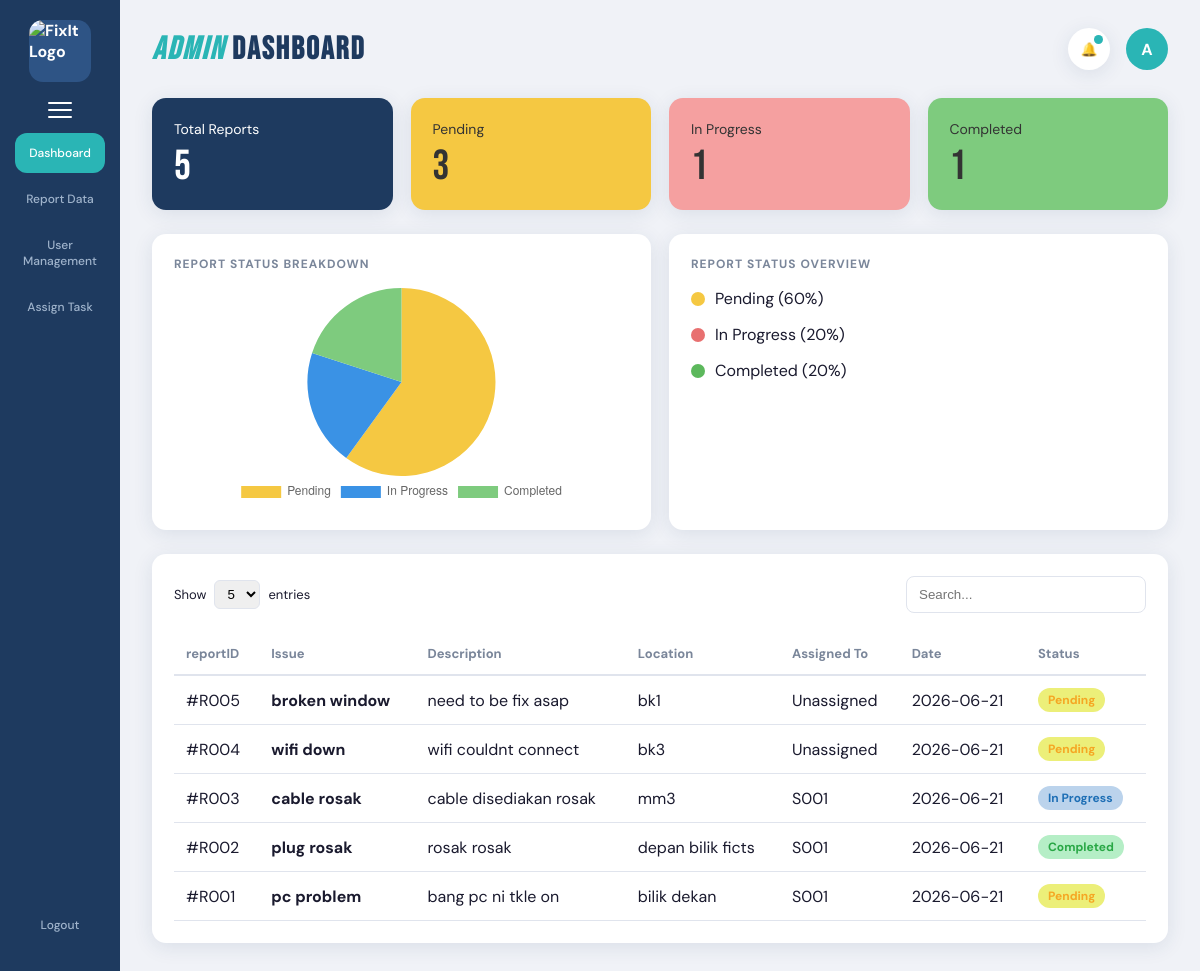
The app's page /dashboard.php (signed in), older data.
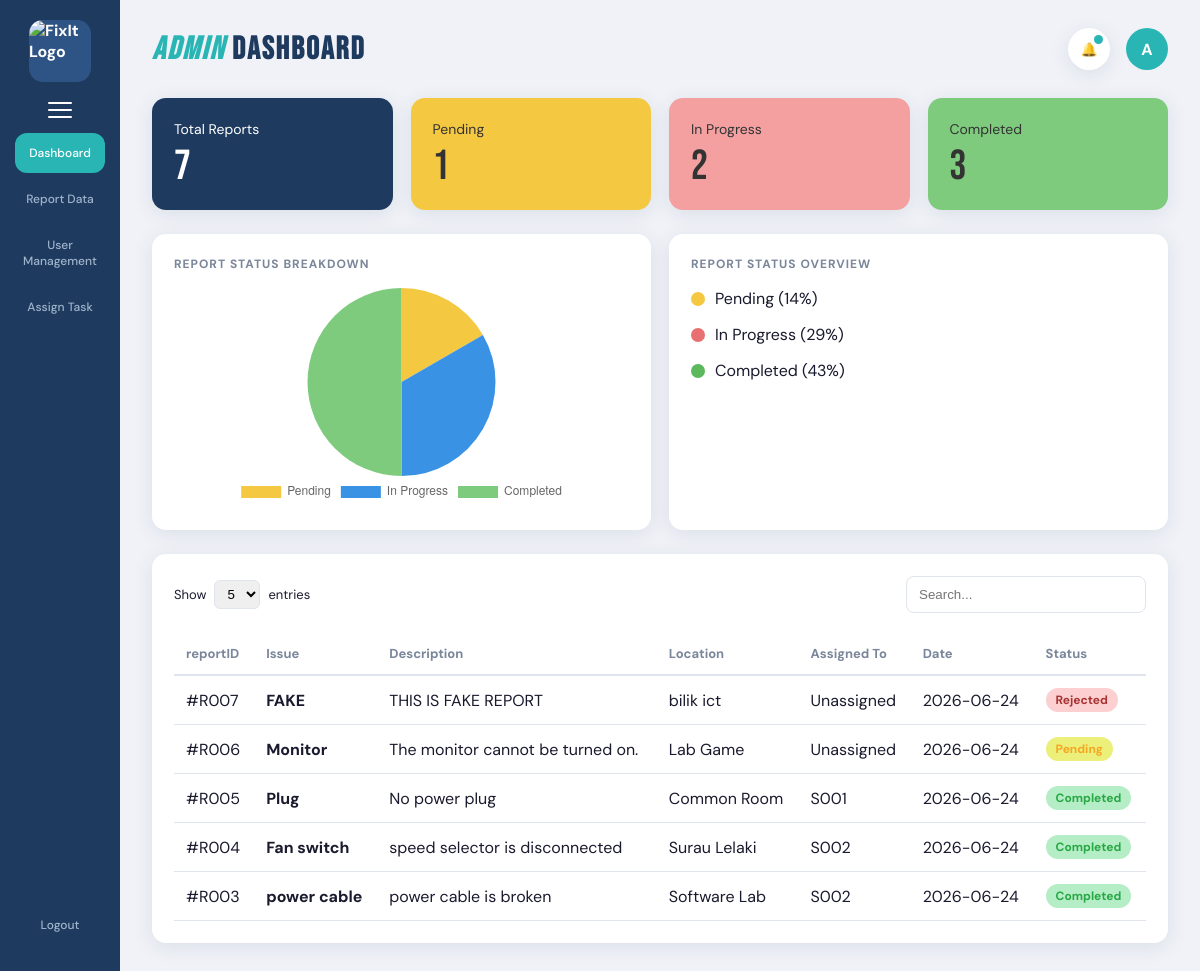
The same page, newer data.
### tables this page shows
CREATE TABLE `report` (
  `reportID` varchar(100) NOT NULL,
  `adminID` varchar(50) DEFAULT NULL,
  `userID` varchar(50) NOT NULL,
  `staffID` varchar(50) DEFAULT NULL,
  `title` varchar(150) DEFAULT NULL,
  `description` text DEFAULT NULL,
  `DateReported` datetime DEFAULT current_timestamp(),
  `status` enum('Pending','In Progress','Completed','Rejected') DEFAULT 'Pending',
  `location` varchar(255) DEFAULT NULL,
  `attachment` varchar(255) DEFAULT NULL,
  `proof_photo` varchar(255) DEFAULT NULL,
  `reject_reason` text DEFAULT NULL
);

### dashboard.php (the view, shortened to what this page needs)
<?php
require 'db_connect.php';
$total_query = mysqli_query($conn, "SELECT COUNT(*) as total FROM report");
$total_reports = mysqli_fetch_assoc($total_query)['total'] ?? 0;
$pending_query = mysqli_query($conn, "SELECT COUNT(*) as total FROM report WHERE status='Pending'");
$pending_reports = mysqli_fetch_assoc($pending_query)['total'] ?? 0;
$progress_query = mysqli_query($conn, "SELECT COUNT(*) as total FROM report WHERE status='In Progress'");
$progress_reports = mysqli_fetch_assoc($progress_query)['total'] ?? 0;
$completed_query = mysqli_query($conn, "SELECT COUNT(*) as total FROM report WHERE status='Completed'");
$completed_reports = mysqli_fetch_assoc($completed_query)['total'] ?? 0;
$pending_pct = $total_reports > 0 ? round(($pending_reports / $total_reports) * 100) : 0;
$progress_pct = $total_reports > 0 ? round(($progress_reports / $total_reports) * 100) : 0;
$completed_pct = $total_reports > 0 ? round(($completed_reports / $total_reports) * 100) : 0;
$new_query = mysqli_query($conn, "SELECT COUNT(*) as total FROM report WHERE (staffID IS NULL OR staffID = '') AND status = 'Pending'");
$new_reports_count = mysqli_fetch_assoc($new_query)['total'] ?? 0;
$recent_reports = mysqli_query($conn, "SELECT * FROM report ORDER BY reportID DESC LIMIT 5");
$admin_name = $_SESSION['name'] ?? 'Admin';
$avatar_letter = strtoupper(substr($admin_name, 0, 1));
?>
<!DOCTYPE html>
<html lang="en">
<head>
    <link rel="stylesheet" href="style.css">
</head>
<body>
    <aside class="sidebar">
        <div class="sidebar-logo">
            <img src="FixIt_Logo.png" alt="FixIt Logo">
        </div>
        <button class="sidebar-menu-btn">
            <span></span><span></span><span></span>
        </button>
        <nav>
            <a href="dashboard.php" class="nav-item active">Dashboard</a>
            <a href="report-data.php" class="nav-item">Report Data</a>
            <a href="user-management.php" class="nav-item">User Management</a>
            <a href="assign-task.php" class="nav-item">Assign Task</a>
        </nav>
        <a href="logout.php" class="nav-item">Logout</a>
    </aside>
    <main class="main">
        <header class="topbar">
            <h1 class="topbar-title"><em>ADMIN</em> DASHBOARD</h1>
            <div class="topbar-actions">
                <button class="icon-btn">
                    🔔
                    <?php if ($new_reports_count > 0): ?>
                        <span class="notif-dot"></span>
                    <?php endif; ?>
                </button>
                <div class="avatar"><?php echo $avatar_letter; ?></div>
            </div>
        </header>
        <section class="stat-cards">
            <div class="stat-card blue">
                <div class="stat-info">
                    <span class="stat-label">Total Reports</span>
                    <span class="stat-value"><?php echo $total_reports; ?></span>
                </div>
            </div>
            <div class="stat-card yellow">
                <div class="stat-info">
                    <span class="stat-label">Pending</span>
                    <span class="stat-value"><?php echo $pending_reports; ?></span>
                </div>
            </div>
            <div class="stat-card pink">
                <div class="stat-info">
                    <span class="stat-label">In Progress</span>
                    <span class="stat-value"><?php echo $progress_reports; ?></span>
                </div>
            </div>
            <div class="stat-card green">
                <div class="stat-info">
                    <span class="stat-label">Completed</span>
                    <span class="stat-value"><?php echo $completed_reports; ?></span>
                </div>
            </div>
        </section>
        <section class="charts-row">
            <div class="card">
                <h3 class="card-title">Report Status Breakdown</h3>
                <canvas id="statusPieChart" style="max-height: 220px;"></canvas>
            </div>
            <div class="card">
                <h3 class="card-title">Report Status Overview</h3>
                <div class="status-summary">
                    <div class="legend-item"><span class="legend-dot yellow"></span>Pending (<?php echo $pending_pct; ?>%)</div>
                    <div class="legend-item"><span class="legend-dot pink"></span>In Progress (<?php echo $progress_pct; ?>%)</div>
                    <div class="legend-item"><span class="legend-dot green"></span>Completed (<?php echo $completed_pct; ?>%)</div>
                </div>
            </div>
        </section>
        <section class="table-card">
            <div class="table-controls">
                <div class="show-entries">
                    Show <select><option>5</option></select> entries
                </div>
                <div class="search-box">
                    <input type="text" id="dashboardSearch" placeholder="Search...">
                </div>
            </div>
            <table>
                <thead>
                    <tr>
                        <th>reportID</th>
                        <th>Issue</th>
                        <th>Description</th>
                        <th>Location</th>
                        <th>Assigned To</th>
                        <th>Date</th>
                        <th>Status</th>
                    </tr>
                </thead>
                <tbody id="dashboardTable">
                    <?php while($row = mysqli_fetch_assoc($recent_reports)): ?>
                    <tr>
                        <td>#<?php echo $row['reportID']; ?></td>
                        <td>
                            <strong><?php echo htmlspecialchars($row['title'] ?? ''); ?></strong>
                        </td>
                        <td><?php echo htmlspecialchars($row['description'] ?? ''); ?></td>
                        <td><?php echo htmlspecialchars($row['location'] ?? ''); ?></td>
                        <td><?php echo htmlspecialchars($row['staffID'] ?? 'Unassigned'); ?></td>
                        <td><?php echo isset($row['DateReported']) ? date('Y-m-d', strtotime($row['DateReported'])) : date('Y-m-d'); ?></td>
                        <td>
                            <?php
                            $status = $row['status'] ?? 'Pending';
                            $badge_class = 'badge-pending';
                            if($status == 'In Progress') $badge_class = 'badge-inprogress';
                            if($status == 'Completed') $badge_class = 'badge-completed';
                            if($status == 'Rejected')    $badge_class = 'badge-rejected';
                            ?>
                            <span class="status-badge <?php echo $badge_class; ?>">
                                <?php echo htmlspecialchars($status); ?>
                            </span>
                        </td>
                    </tr>
                    <?php endwhile; ?>
                </tbody>
            </table>
        </section>
    </main>
    <script>
        document.getElementById("dashboardSearch").addEventListener("keyup", function () {
            let filter = this.value.toLowerCase();
            document.querySelectorAll("#dashboardTable tr").forEach(row => {
                row.style.display = row.innerText.toLowerCase().includes(filter) ? "" : "none";
            });
        });
        const pendingCount = <?php echo $pending_reports; ?>;
        const progressCount = <?php echo $progress_reports; ?>;
        const completedCount = <?php echo $completed_reports; ?>;
        new Chart(document.getElementById('statusPieChart'), {
            type: 'pie',
            data: {
                labels: ['Pending', 'In Progress', 'Completed'],
                datasets: [{
                    data: [pendingCount, progressCount, completedCount],
                    backgroundColor: ['#f5c842', '#3a92e5', '#7ecb7e'],
                    borderWidth: 0
                }]
            },
            options: {
                responsive: true,
                plugins: {
                    legend: { position: 'bottom' }
                }
            }
        });
    </script>
</body>
</html>

Row changes from the older to the newer data that the page shows:
no longer on this page (row edited): report: reportID "R002", title "plug rosak", description "rosak rosak", location "depan bilik ficts", staffID "S001", DateReported "2026-06-21", status "Completed"
no longer on this page (row edited): report: reportID "R001", title "pc problem", description "bang pc ni tkle on", location "bilik dekan", staffID "S001", DateReported "2026-06-21", status "Pending"
added report: reportID "R007", title "FAKE", description "THIS IS FAKE REPORT", location "bilik ict", staffID "Unassigned", DateReported "2026-06-24", status "Rejected"
added report: reportID "R006", title "Monitor", description "The monitor cannot be turned on.", location "Lab Game", staffID "Unassigned", DateReported "2026-06-24", status "Pending"
changed report "R005": title "broken window" → "Plug"; description "need to be fix asap" → "No power plug"; location "bk1" → "Common Room"; staffID "Unassigned" → "S001"; DateReported "2026-06-21" → "2026-06-24"; status "Pending" → "Completed"
changed report "R004": title "wifi down" → "Fan switch"; description "wifi couldnt connect" → "speed selector is disconnected"; location "bk3" → "Surau Lelaki"; staffID "Unassigned" → "S002"; DateReported "2026-06-21" → "2026-06-24"; status "Pending" → "Completed"
changed report "R003": title "cable rosak" → "power cable"; description "cable disediakan rosak" → "power cable is broken"; location "mm3" → "Software Lab"; staffID "S001" → "S002"; DateReported "2026-06-21" → "2026-06-24"; status "In Progress" → "Completed"
Text that changed along with them:
$total_reports: "5" → "7"
$pending_reports: "3" → "1"
$progress_reports: "1" → "2"
$completed_reports: "1" → "3"
chart data {{ $pending_reports }}: 3 → 1
chart data {{ $progress_reports }}: 1 → 2
chart data {{ $completed_reports }}: 1 → 3
$pending_pct: "60" → "14"
$progress_pct: "20" → "29"
$completed_pct: "20" → "43"
